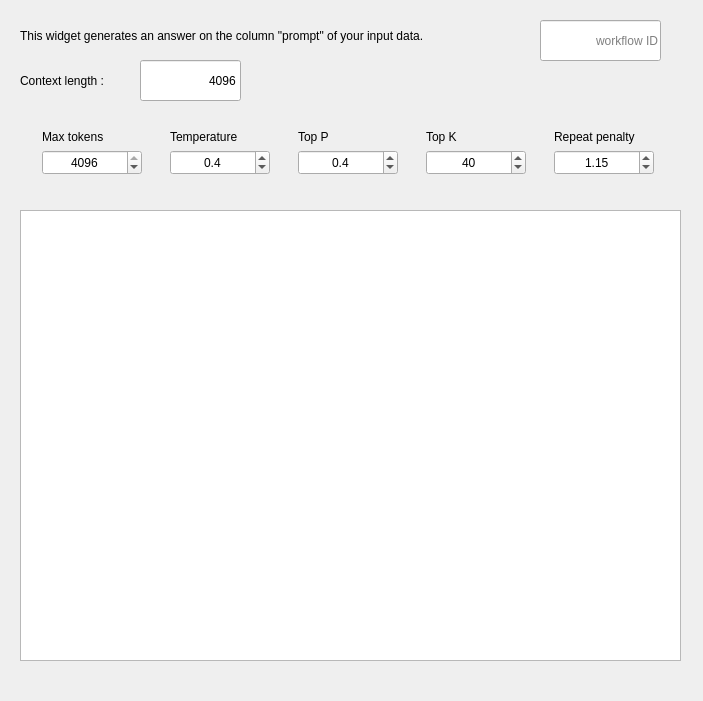
<?xml version="1.0" encoding="UTF-8"?>
<ui version="4.0">
 <class>Form</class>
 <widget class="QWidget" name="Form">
  <property name="geometry">
   <rect>
    <x>0</x>
    <y>0</y>
    <width>703</width>
    <height>701</height>
   </rect>
  </property>
  <property name="windowTitle">
   <string>Form</string>
  </property>
  <widget class="QLabel" name="label">
   <property name="geometry">
    <rect>
     <x>20</x>
     <y>70</y>
     <width>121</width>
     <height>21</height>
    </rect>
   </property>
   <property name="text">
    <string>Context length :</string>
   </property>
  </widget>
  <widget class="QLineEdit" name="lineEdit">
   <property name="geometry">
    <rect>
     <x>140</x>
     <y>60</y>
     <width>101</width>
     <height>41</height>
    </rect>
   </property>
   <property name="text">
    <string>4096</string>
   </property>
   <property name="alignment">
    <set>Qt::AlignRight|Qt::AlignTrailing|Qt::AlignVCenter</set>
   </property>
  </widget>
  <widget class="QLabel" name="Description">
   <property name="geometry">
    <rect>
     <x>20</x>
     <y>10</y>
     <width>551</width>
     <height>51</height>
    </rect>
   </property>
   <property name="text">
    <string>This widget generates an answer on the column &quot;prompt&quot; of your input data.</string>
   </property>
   <property name="textFormat">
    <enum>Qt::AutoText</enum>
   </property>
   <property name="alignment">
    <set>Qt::AlignLeading|Qt::AlignLeft|Qt::AlignVCenter</set>
   </property>
   <property name="wordWrap">
    <bool>true</bool>
   </property>
  </widget>
  <widget class="QTextBrowser" name="textBrowser">
   <property name="geometry">
    <rect>
     <x>20</x>
     <y>210</y>
     <width>661</width>
     <height>451</height>
    </rect>
   </property>
  </widget>
  <widget class="QLineEdit" name="lineEdit_2">
   <property name="geometry">
    <rect>
     <x>540</x>
     <y>20</y>
     <width>121</width>
     <height>41</height>
    </rect>
   </property>
   <property name="text">
    <string/>
   </property>
   <property name="alignment">
    <set>Qt::AlignRight|Qt::AlignTrailing|Qt::AlignVCenter</set>
   </property>
   <property name="placeholderText">
    <string>workflow ID</string>
   </property>
  </widget>
  <widget class="QWidget" name="gridLayoutWidget">
   <property name="geometry">
    <rect>
     <x>20</x>
     <y>129</y>
     <width>661</width>
     <height>46</height>
    </rect>
   </property>
   <layout class="QGridLayout" name="gridLayout">
    <item row="1" column="4">
     <widget class="QDoubleSpinBox" name="boxRepeatPenalty">
      <property name="minimumSize">
       <size>
        <width>0</width>
        <height>25</height>
       </size>
      </property>
      <property name="maximumSize">
       <size>
        <width>100</width>
        <height>16777215</height>
       </size>
      </property>
      <property name="alignment">
       <set>Qt::AlignCenter</set>
      </property>
      <property name="decimals">
       <number>2</number>
      </property>
      <property name="maximum">
       <double>2.000000000000000</double>
      </property>
      <property name="singleStep">
       <double>0.010000000000000</double>
      </property>
      <property name="value">
       <double>1.150000000000000</double>
      </property>
     </widget>
    </item>
    <item row="1" column="0">
     <widget class="QSpinBox" name="boxMaxTokens">
      <property name="minimumSize">
       <size>
        <width>0</width>
        <height>25</height>
       </size>
      </property>
      <property name="maximumSize">
       <size>
        <width>100</width>
        <height>16777215</height>
       </size>
      </property>
      <property name="alignment">
       <set>Qt::AlignCenter</set>
      </property>
      <property name="maximum">
       <number>4096</number>
      </property>
      <property name="value">
       <number>4096</number>
      </property>
     </widget>
    </item>
    <item row="0" column="0">
     <widget class="QLabel" name="label_6">
      <property name="text">
       <string>Max tokens</string>
      </property>
      <property name="alignment">
       <set>Qt::AlignLeading|Qt::AlignLeft|Qt::AlignVCenter</set>
      </property>
     </widget>
    </item>
    <item row="0" column="3">
     <widget class="QLabel" name="label_2">
      <property name="text">
       <string>Top K</string>
      </property>
      <property name="alignment">
       <set>Qt::AlignLeading|Qt::AlignLeft|Qt::AlignVCenter</set>
      </property>
     </widget>
    </item>
    <item row="0" column="1">
     <widget class="QLabel" name="label_3">
      <property name="text">
       <string>Temperature</string>
      </property>
      <property name="alignment">
       <set>Qt::AlignLeading|Qt::AlignLeft|Qt::AlignVCenter</set>
      </property>
     </widget>
    </item>
    <item row="1" column="1">
     <widget class="QDoubleSpinBox" name="boxTemperature">
      <property name="minimumSize">
       <size>
        <width>0</width>
        <height>25</height>
       </size>
      </property>
      <property name="maximumSize">
       <size>
        <width>100</width>
        <height>16777215</height>
       </size>
      </property>
      <property name="alignment">
       <set>Qt::AlignCenter</set>
      </property>
      <property name="decimals">
       <number>1</number>
      </property>
      <property name="maximum">
       <double>1.000000000000000</double>
      </property>
      <property name="singleStep">
       <double>0.100000000000000</double>
      </property>
      <property name="value">
       <double>0.400000000000000</double>
      </property>
     </widget>
    </item>
    <item row="0" column="2">
     <widget class="QLabel" name="label_4">
      <property name="text">
       <string>Top P</string>
      </property>
      <property name="alignment">
       <set>Qt::AlignLeading|Qt::AlignLeft|Qt::AlignVCenter</set>
      </property>
     </widget>
    </item>
    <item row="1" column="3">
     <widget class="QSpinBox" name="boxTopK">
      <property name="minimumSize">
       <size>
        <width>0</width>
        <height>25</height>
       </size>
      </property>
      <property name="maximumSize">
       <size>
        <width>100</width>
        <height>16777215</height>
       </size>
      </property>
      <property name="alignment">
       <set>Qt::AlignCenter</set>
      </property>
      <property name="maximum">
       <number>100</number>
      </property>
      <property name="value">
       <number>40</number>
      </property>
     </widget>
    </item>
    <item row="1" column="2">
     <widget class="QDoubleSpinBox" name="boxTopP">
      <property name="minimumSize">
       <size>
        <width>0</width>
        <height>25</height>
       </size>
      </property>
      <property name="maximumSize">
       <size>
        <width>100</width>
        <height>16777215</height>
       </size>
      </property>
      <property name="alignment">
       <set>Qt::AlignCenter</set>
      </property>
      <property name="decimals">
       <number>1</number>
      </property>
      <property name="maximum">
       <double>1.000000000000000</double>
      </property>
      <property name="singleStep">
       <double>0.100000000000000</double>
      </property>
      <property name="value">
       <double>0.400000000000000</double>
      </property>
     </widget>
    </item>
    <item row="0" column="4">
     <widget class="QLabel" name="label_5">
      <property name="text">
       <string>Repeat penalty</string>
      </property>
      <property name="alignment">
       <set>Qt::AlignLeading|Qt::AlignLeft|Qt::AlignVCenter</set>
      </property>
     </widget>
    </item>
   </layout>
  </widget>
 </widget>
 <resources/>
 <connections/>
</ui>
